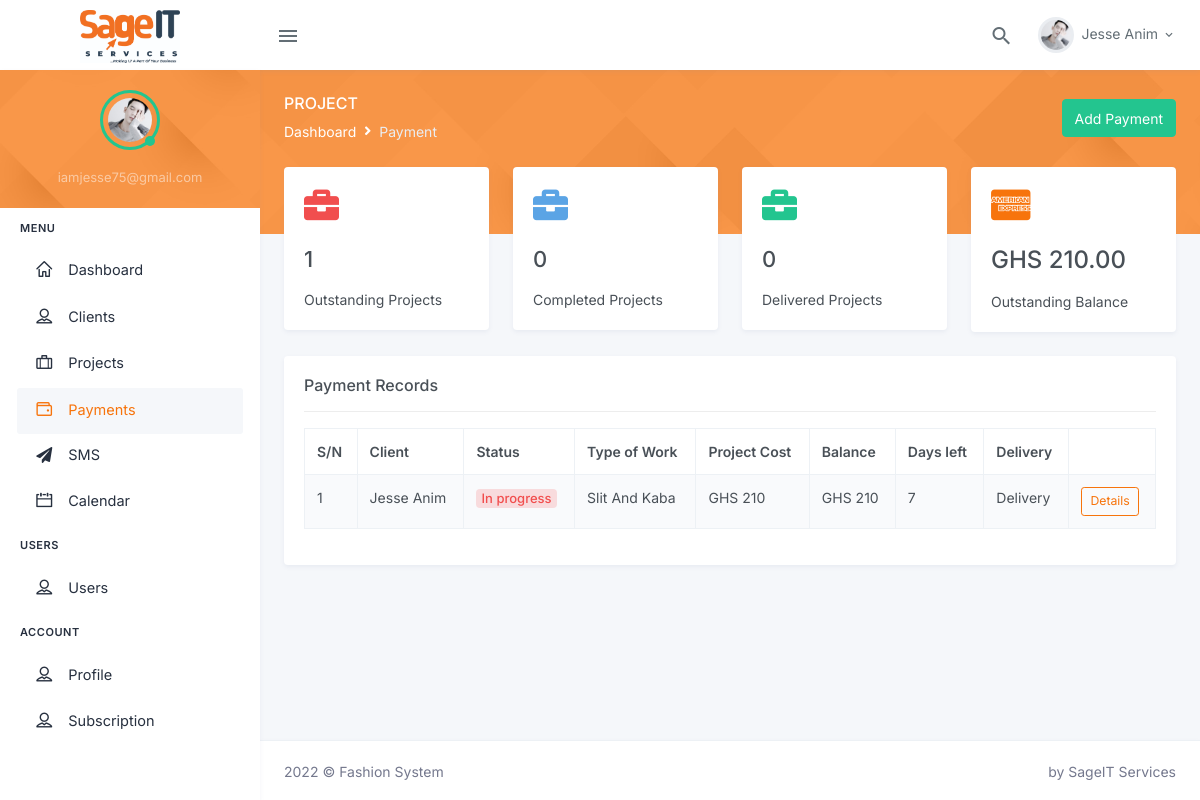
Page /payment.php (signed in) on the committed database.
### tables this page shows
CREATE TABLE `projects` (
  `project_id` bigint(25) NOT NULL,
  `customer_id` bigint(30) NOT NULL,
  `client` varchar(255) NOT NULL,
  `status` int(11) NOT NULL DEFAULT 0,
  `type_of_work` varchar(255) NOT NULL,
  `description` varchar(255) NOT NULL,
  `type_of_fabric` varchar(255) NOT NULL,
  `sewing_charges` varchar(255) NOT NULL,
  `delivery_charges` varchar(255) NOT NULL,
  `project_cost` varchar(255) NOT NULL,
  `advance_payment` varchar(255) NOT NULL,
  `balance` varchar(255) NOT NULL,
  `start_date` date NOT NULL,
  `end_date` date NOT NULL,
  `days_to_complete` varchar(255) NOT NULL,
  `mode_of_delivery` varchar(255) NOT NULL,
  `delivery_location` varchar(255) NOT NULL,
  `temp_img_upload_id` int(11) NOT NULL DEFAULT 0,
  `added_by` varchar(255) NOT NULL
);

CREATE TABLE `clients` (
  `client_id` bigint(25) NOT NULL,
  `customer_id` int(25) DEFAULT NULL,
  `full_name` varchar(255) NOT NULL,
  `phone_number_1` varchar(255) NOT NULL,
  `phone_number_2` varchar(255) NOT NULL,
  `residential_address` varchar(255) NOT NULL,
  `email` varchar(255) NOT NULL,
  `gender` varchar(255) NOT NULL,
  `male_trouser_waist` varchar(255) DEFAULT NULL,
  `male_trouser_seat` varchar(255) DEFAULT NULL,
  `male_trouser_thigh` varchar(255) DEFAULT NULL,
  `male_trouser_knee` varchar(255) DEFAULT NULL,
  `male_trouser_bass` varchar(255) DEFAULT NULL,
  `male_trouser_lenght` varchar(255) DEFAULT NULL,
  `male_shirt_chest` varchar(255) DEFAULT NULL,
  `male_shirt_back` varchar(255) DEFAULT NULL,
  `male_shirt_short_sleeve` varchar(255) DEFAULT NULL,
  `male_shirt_long_sleeve` varchar(255) DEFAULT NULL,
  `male_shirt_around_arm` varchar(255) DEFAULT NULL,
  `male_shirt_cuff` varchar(255) DEFAULT NULL,
  `male_shirt_lenght` varchar(255) DEFAULT NULL,
  `male_agbada_back` varchar(255) DEFAULT NULL,
  `male_agbada_length` varchar(255) DEFAULT NULL,
  `female_skirt_waist` varchar(255) DEFAULT NULL,
  `female_skirt_hip` varchar(255) DEFAULT NULL,
  `female_skirt_knee` varchar(255) DEFAULT NULL,
  `female_skirt_waist_hip` varchar(255) DEFAULT NULL,
  `female_skirt_waist_knee` varchar(255) DEFAULT NULL,
  `female_skirt_skirt_lenght` varchar(255) DEFAULT NULL,
  `female_dress_bust` varchar(255) DEFAULT NULL,
  `female_dress_under_bust` varchar(255) DEFAULT NULL,
  `female_dress_waist` varchar(255) DEFAULT NULL,
  `female_dress_shoulder` varchar(255) DEFAULT NULL,
  `female_dress_shoulder_nipple` varchar(255) DEFAULT NULL,
  `female_dress_shoulder_under_bust` varchar(255) DEFAULT NULL,
  `female_dress_shoulder_waist` varchar(255) DEFAULT NULL,
  `female_dress_nipple_nipple` varchar(255) DEFAULT NULL,
  `female_dress_shoulder_hip` varchar(255) DEFAULT NULL,
  `female_dress_shoulder_knee` varchar(255) DEFAULT NULL,
  `female_dress_top_lenght` varchar(255) DEFAULT NULL,
  `female_dress_lenght` varchar(255) DEFAULT NULL,
  `female_trouser_waist` varchar(255) DEFAULT NULL,
  `female_trouser_seat` varchar(255) DEFAULT NULL,
  `female_trouser_thigh` varchar(255) DEFAULT NULL,
  `female_trouser_knee` varchar(255) DEFAULT NULL,
  `female_trouser_bass` varchar(255) DEFAULT NULL,
  `female_trouser_lenght` varchar(255) DEFAULT NULL,
  `added_by` varchar(255) DEFAULT NULL,
  `created_on` timestamp NULL DEFAULT current_timestamp(),
  `updated_on` datetime DEFAULT NULL
);

### helpers/counter_functions.php (called while the page is built, shortened)
<?php
   function count_total_projects($connect, $_customerId, $status){
        $query = "SELECT * FROM projects WHERE status = :s AND customer_id = :id";
        $statement = $connect->prepare($query);
        $statement->execute(
             array(
                  ":s" => $status,
                  ":id" => $_customerId
             )
        );
        $count = $statement->rowCount();
        return $count;
   }
function outstanding_balance($connect, $_customerId){
     $query = "SELECT SUM(balance) as total FROM projects WHERE customer_id = :id";
     $statement = $connect->prepare($query);
     $statement->execute(
          array(
               ":id" => $_customerId
          )
     );
     $result = $statement->fetch();
     return $result['total'];
}
?>

### helpers/functions.php (called while the page is built, shortened)
    <?php
function getClientName($connect, $client_id)
{
    $query = "SELECT * FROM clients WHERE client_id = :client_id";
    $statement = $connect->prepare($query);
    $statement->execute(
        array(
            ":client_id"         =>    $client_id,
        )
    );
    $result = $statement->fetch();
    return empty($result['full_name']) ? 'NONE' : $result['full_name'];
}
function moneyFormat($amount){
    return 'GHS ' . number_format($amount, 2);
}
?>

### payment.php (the view, shortened to what this page needs)
<?php
    require_once 'database/config.php';
    include_once 'helpers/counter_functions.php';
    include_once 'helpers/functions.php';
    $customer_id = $_SESSION['customer_id'];
?>
            <div class="main-content">
                <div class="page-content">
                    <div class="page-title-box">
                        <div class="container-fluid">
                         <div class="row align-items-center">
                             <div class="col-sm-6">
                                 <div class="page-title">
                                     <h4>Project</h4>
                                         <ol class="breadcrumb m-0">
                                             <li class="breadcrumb-item"><a href="javascript: void(0);">Dashboard</a></li>
                                             <li class="breadcrumb-item active">Payment</li>
                                         </ol>
                                 </div>
                             </div>
                             <div class="col-sm-6">
                                <div class="float-end d-none d-sm-block">
                                    <a href="payment-add.php" class="btn btn-success">Add Payment</a>
                                </div>
                             </div>
                         </div>
                        </div>
                     </div>
                    <div class="container-fluid">
                        <div class="page-content-wrapper">
                        <div class="row">
                                <div class="col-xl-3">
                                   <div class="card">
                                       <div class="card-body">
                                            <i class="fas fa-briefcase text-danger h1"></i>
                                            <h3 class="mt-3 font-size-22"><?= count_total_projects($connect, $customer_id, 0)?></h3>
                                            <div class="mt-3">
                                                <p class="mb-0">Outstanding Projects</p>
                                            </div>
                                       </div>
                                   </div>
                                </div>
                                <div class="col-xl-3">
                                    <div class="card">
                                        <div class="card-body">
                                             <i class="fas fa-briefcase text-info h1"></i>
                                             <h3 class="mt-3 font-size-22"><?= count_total_projects($connect, $customer_id, 1)?></h3>
                                             <div class="mt-3">
                                                <p class="mb-0">Completed Projects</p>
                                             </div>
                                        </div>
                                    </div>
                                </div>
                                <div class="col-xl-3">
                                    <div class="card">
                                        <div class="card-body">
                                             <i class="fas fa-briefcase text-success h1"></i>
                                             <h3 class="mt-3 font-size-22"><?= count_total_projects($connect, $customer_id, 2)?></h3>
                                             <div class="mt-3">
                                                <div class="mt-3">
                                                <p class="mb-0">Delivered Projects</p>
                                                </div>
                                             </div>
                                        </div>
                                    </div>
                                </div>
                                <div class="col-xl-3">
                                    <div class="card">
                                        <div class="card-body">
                                             <i class="fab fa-cc-amex text-primary h1"></i>
                                             <h3 class="mt-3 font-size-24"><?= moneyFormat(outstanding_balance($connect, $customer_id)); ?></h3>
                                             <div class="mt-3">
                                                <div class="mt-3">
                                                <p class="mb-0">Outstanding Balance</p>
                                             </div>
                                             </div>
                                        </div>
                                    </div>
                                </div>
                            </div>
                            <div class="row">
                                <div class="col-12">
                                    <div class="card">
                                        <div class="card-body">
                                             <h4 class="header-title">Payment Records </h4>
                                                <hr class="mb-3">
                                              <?php
                                                    $query = "SELECT * FROM projects WHERE customer_id = :customer_id ORDER BY balance DESC";
                                                    $statement = $connect->prepare($query);
                                                    $statement->execute(
                                                        array(
                                                            ':customer_id' => $customer_id
                                                        )
                                                    );
                                                    $count = $statement->rowCount();
                                                    $rows = $statement->fetchAll(PDO::FETCH_ASSOC);
                                                    $i = 1;
                                                    if ($count > 0 && !empty($rows)) { ?>
                                            <table id="datatable-buttons" class="table table-striped table-bordered dt-responsive nowrap" style="border-collapse: collapse; border-spacing: 0; width: 100%;">
                                                <thead>
                                                <tr>
                                                    <th>S/N</th>
                                                    <th>Client</th>
                                                    <th>Status</th>
                                                    <th>Type of Work</th>
                                                    <th>Project Cost</th>
                                                    <th>Balance</th>
                                                    <th>Days left</th>
                                                    <th>Delivery</th>
                                                    <th></th>
                                                </tr>
                                                </thead>
                                                <tbody>
                                                    <?php foreach ($rows as $result) { ?>
                                                <tr>
                                                    <td><?= $i ?></td>
                                                    <td><?= getClientName($connect, $result['client']) ?></td>
                                                    <td>
                                                        <?php
                                                            if($result['status'] == 0){?>
                                                                <span class="badge badge-pill badge-soft-danger font-size-13">In progress</apan>
                                                            <?php
                                                            }
                                                        ?>
                                                    </td>
                                                    <td><?= ucwords($result['type_of_work']) ?></td>
                                                    <td>GHS <?= $result['project_cost'] == "" ? 0 : ucwords($result['project_cost']) ?></td>
                                                    <td>GHS <?= $result['balance'] == "" ? 0 : ucwords($result['balance']) ?></td>
                                                    <td><?= $result['days_to_complete'] == "" ? 0 : $result['days_to_complete'] ?></td>
                                                    <td><?= ucwords($result['mode_of_delivery']) ?></td>
                                                    <td>
                                                        <a href="project-details.php?ref=<?= $result['project_id']?>" class="btn btn-sm btn-outline-primary">Details</a>
                                                    </td>
                                                </tr>
                                                 <?php $i++;
                                     } ?>
                                                </tbody>
                                            </table>
                                            <?php } ?>
                                        </div>
                                    </div>
                                </div>
                            </div>
                        </div>
                    </div>
                </div>
                 <?php include_once 'partials/footer.php'; ?>

### rows in the picture
projects: client.full_name "Jesse Anim", status "In progress", type_of_work "Slit And Kaba", project_cost "210", balance "210", days_to_complete "7", mode_of_delivery "Delivery"

### other values in the picture
$_SESSION['username'] "iamjesse75@gmail.com"
$_SESSION['fullname'] "Jesse Anim"
count_total_projects($connect, $customer_id, 0) "1"
count_total_projects($connect, $customer_id, 1) "0"
count_total_projects($connect, $customer_id, 2) "0"
moneyFormat(outstanding_balance($connect, $customer_id)) "GHS 210.00"
